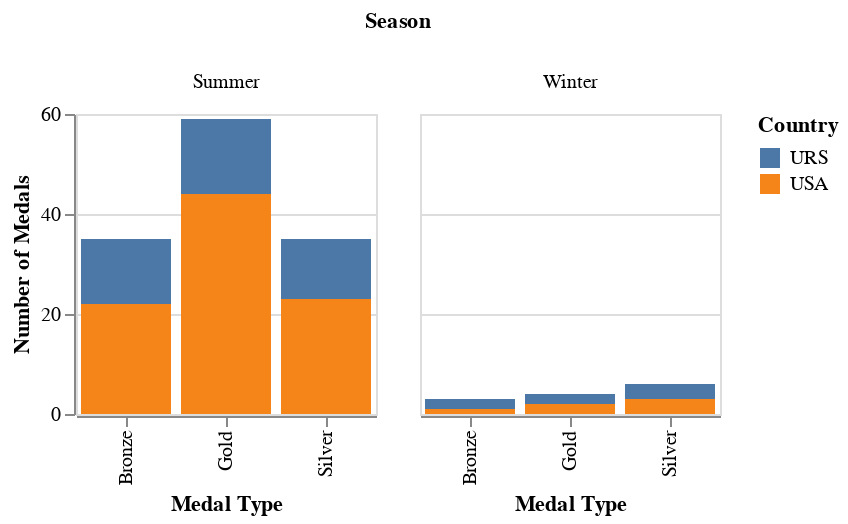

The notebook cell saved with this chart:
### Code cell
import altair as alt
import pandas as pd
import random

# Randomly sample 5000 rows from your dataset
random.seed(42)  # For reproducibility
sampled_df = df.sample(n=5000)

# Filter the sampled DataFrame for the specified countries and seasons
countries = ['USA', 'URS']
seasons = ['Summer', 'Winter']
medals = ['Gold', 'Silver', 'Bronze', '0']
filtered_df = sampled_df[(sampled_df['NOC'].isin(countries)) & (sampled_df['Season'].isin(seasons)) & (sampled_df['Medal'].isin(medals))]

# Create bar plots
bars = alt.Chart(filtered_df).mark_bar().encode(
    x=alt.X('Medal:N', title='Medal Type'),
    y=alt.Y('count():Q', title='Number of Medals'),
    color=alt.Color('NOC:N', title='Country'),
    column=alt.Column('Season:N', title='Season')
).properties(
    width=150,
    height=150
)

bars

### Figure 1 — Vega-Lite specification as saved in the notebook (floating-point values rounded to 4 significant figures; data arrays with more than 128 entries replaced by an {"elided": "..."} marker saying what was removed)
{"config": {"view": {"continuousWidth": 400, "continuousHeight": 300}}, "data": {"name": "data-db64c8a5ac8a5752805d82ea09a8a004"}, "mark": "bar", "encoding": {"color": {"field": "NOC", "title": "Country", "type": "nominal"}, "column": {"field": "Season", "title": "Season", "type": "nominal"}, "x": {"field": "Medal", "title": "Medal Type", "type": "nominal"}, "y": {"aggregate": "count", "title": "Number of Medals", "type": "quantitative"}}, "height": 150, "width": 150, "$schema": "https://vega.github.io/schema/vega-lite/v4.17.0.json", "datasets": {"data-db64c8a5ac8a5752805d82ea09a8a004": {"elided": "142 records"}}}
